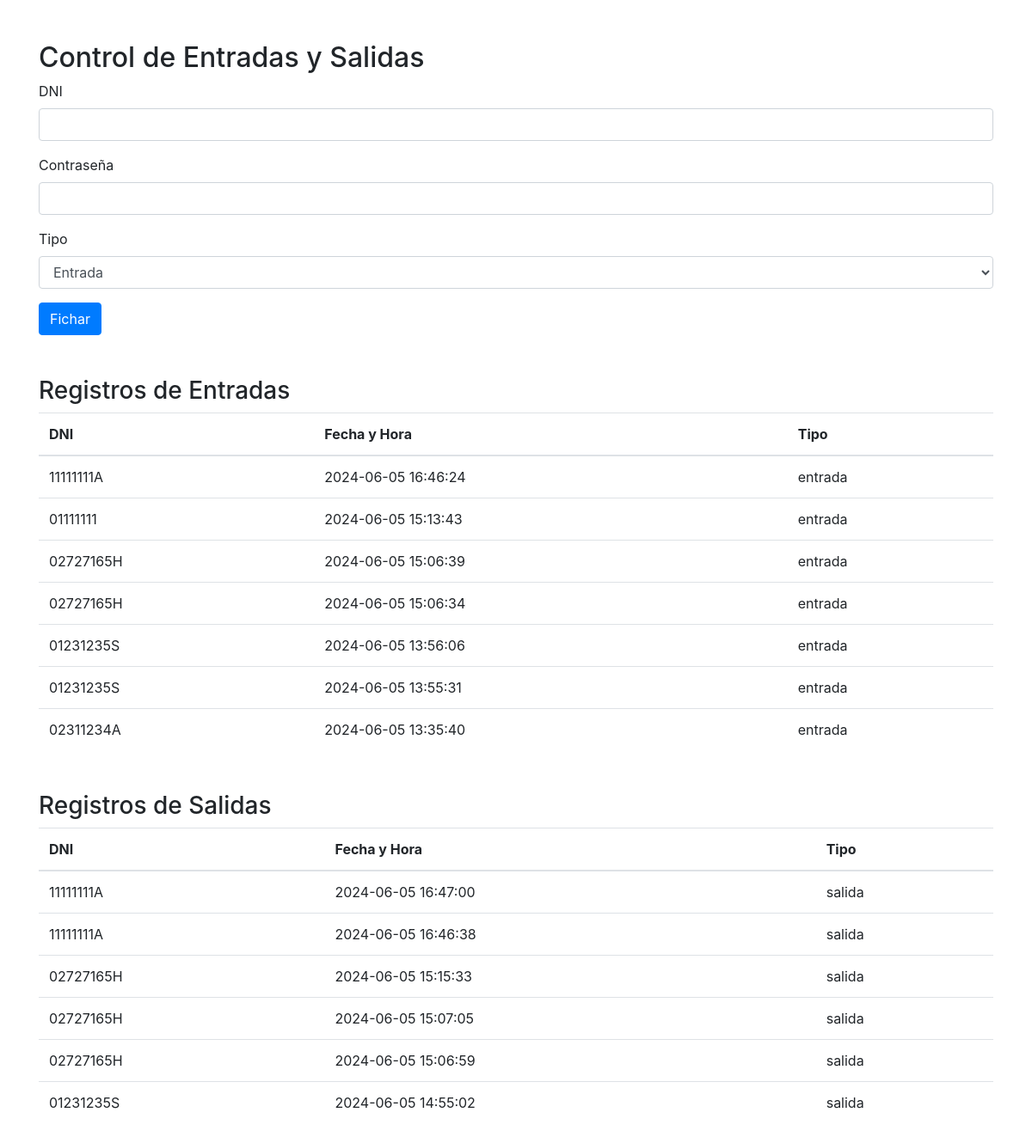
The page /views/index.php on the database its author committed.
### tables this page shows
CREATE TABLE `registros` (
  `id` int(11) NOT NULL AUTO_INCREMENT,
  `dni` varchar(9) NOT NULL,
  `fecha_hora` timestamp NOT NULL DEFAULT current_timestamp(),
  `tipo` enum('entrada','salida') NOT NULL,
  PRIMARY KEY (`id`)
);

### views/index.php (the view, shortened to what this page needs)
<?php
$registros_entrada = [];
$registros_salida = [];
$mysqli = new mysqli("localhost", "root", "", "control_personal");
$result = $mysqli->query("SELECT dni, tipo, fecha_hora FROM registros ORDER BY fecha_hora DESC");
while ($row = $result->fetch_assoc()) {
    if ($row['tipo'] == 'entrada') {
        $registros_entrada[] = $row;
    } else {
        $registros_salida[] = $row;
    }
}
?>
<!DOCTYPE html>
<html lang="es">
<head>
    <link href="https://stackpath.bootstrapcdn.com/bootstrap/4.5.2/css/bootstrap.min.css" rel="stylesheet">
</head>
<body>
    <div class="container mt-5">
        <h2>Control de Entradas y Salidas</h2>
        <form method="post" action="index.php">
            <div class="form-group">
                <label for="dni">DNI</label>
                <input type="text" class="form-control" id="dni" name="dni" required>
            </div>
            <div class="form-group">
                <label for="password">Contraseña</label>
                <input type="password" class="form-control" id="password" name="password" required>
            </div>
            <div class="form-group">
                <label for="tipo">Tipo</label>
                <select class="form-control" id="tipo" name="tipo" required>
                    <option value="entrada">Entrada</option>
                </select>
            </div>
            <button type="submit" class="btn btn-primary">Fichar</button>
        </form>
        <h3 class="mt-5">Registros de Entradas</h3>
        <table class="table">
            <thead>
                <tr>
                    <th scope="col">DNI</th>
                    <th scope="col">Fecha y Hora</th>
                    <th scope="col">Tipo</th>
                </tr>
            </thead>
            <tbody>
                <?php foreach ($registros_entrada as $registro): ?>
                    <tr>
                        <td><?= htmlspecialchars($registro['dni']) ?></td>
                        <td><?= htmlspecialchars($registro['fecha_hora']) ?></td>
                        <td><?= htmlspecialchars($registro['tipo']) ?></td>
                    </tr>
                <?php endforeach; ?>
            </tbody>
        </table>
        <h3 class="mt-5">Registros de Salidas</h3>
        <table class="table">
            <thead>
                <tr>
                    <th scope="col">DNI</th>
                    <th scope="col">Fecha y Hora</th>
                    <th scope="col">Tipo</th>
                </tr>
            </thead>
            <tbody>
                <?php foreach ($registros_salida as $registro): ?>
                    <tr>
                        <td><?= htmlspecialchars($registro['dni']) ?></td>
                        <td><?= htmlspecialchars($registro['fecha_hora']) ?></td>
                        <td><?= htmlspecialchars($registro['tipo']) ?></td>
                    </tr>
                <?php endforeach; ?>
            </tbody>
        </table>
    </div>
</body>
</html>

### rows shown on the page
registros: dni "11111111A", fecha_hora "2024-06-05 16:46:24", tipo "entrada"
registros: dni "01111111", fecha_hora "2024-06-05 15:13:43", tipo "entrada"
registros: dni "02727165H", fecha_hora "2024-06-05 15:06:39", tipo "entrada"
registros: dni "02727165H", fecha_hora "2024-06-05 15:06:34", tipo "entrada"
registros: dni "01231235S", fecha_hora "2024-06-05 13:56:06", tipo "entrada"
registros: dni "01231235S", fecha_hora "2024-06-05 13:55:31", tipo "entrada"
registros: dni "02311234A", fecha_hora "2024-06-05 13:35:40", tipo "entrada"
registros: dni "11111111A", fecha_hora "2024-06-05 16:47:00", tipo "salida"
registros: dni "11111111A", fecha_hora "2024-06-05 16:46:38", tipo "salida"
registros: dni "02727165H", fecha_hora "2024-06-05 15:15:33", tipo "salida"
registros: dni "02727165H", fecha_hora "2024-06-05 15:07:05", tipo "salida"
registros: dni "02727165H", fecha_hora "2024-06-05 15:06:59", tipo "salida"
registros: dni "01231235S", fecha_hora "2024-06-05 14:55:02", tipo "salida"
